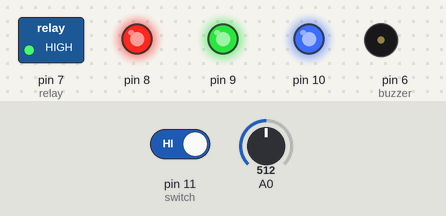
Bench run of a sketch on a simulated Arduino Uno, built with avr-gcc and run on an emulated ATmega328P. Shown: switched loads named in the sketch (green lamp = pin HIGH), output pins drawn as LEDs (lit = HIGH), buzzer (waves = sounding). The test bench sets the inputs (shaded band); at power-on: A0 = 512, pin 11 (switch) HIGH. What the sketch prints to the serial monitor is not drawn.

Above: at 1.3 s.
1.4 s: A0 set to 485
At 3.1 s:
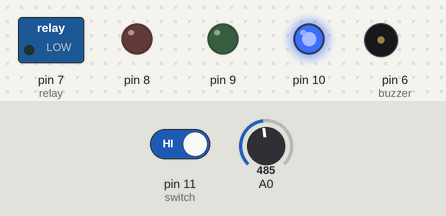
3.5 s: A0 set to 306
At 4.13 s:
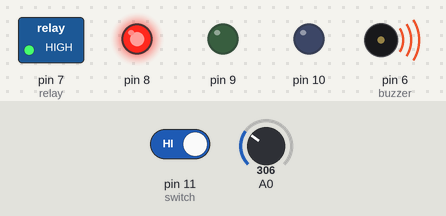
6.5 s: pin 11 (switch) driven LOW
At 7.4 s:
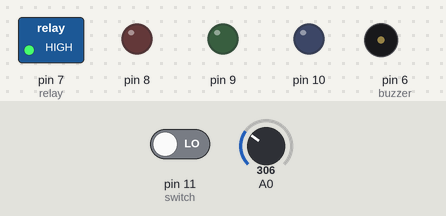
8.5 s: pin 11 (switch) driven HIGH
At 9.4 s:
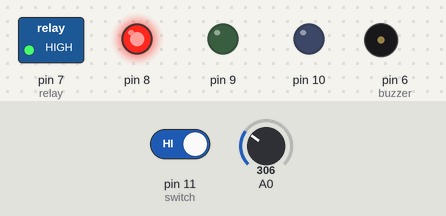
11.5 s: A0 set to 0
At 12.9 s:
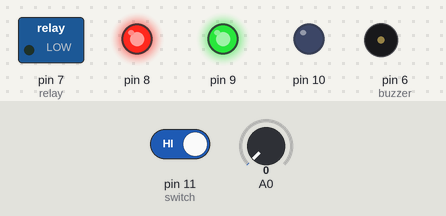
Timing chart, 0 to 14.5 s (numbered marks = the images above; inputs shaded):
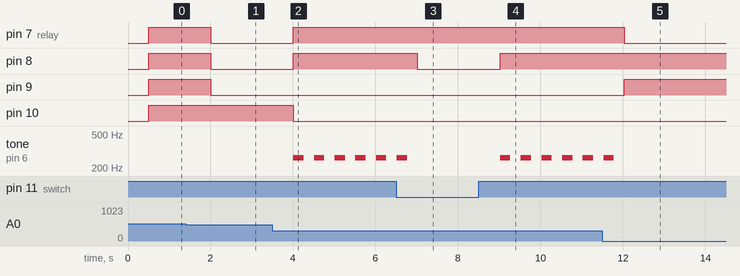

The sketch:

sketch.ino
```cpp
//These values are in the datasheet
#define RT0 10000   // Ω
#define B 3977      // K
//--------------------------------------

#define VCC 5    //Supply voltage
#define R 10000  //R=10KΩ

//Variables
float RT, VR, ln, TX, T0, VRT;
int power;

void setup() {
  Serial.begin(9600);
  T0 = 25 + 273.35;                 //Temperature T0 from datasheet, conversion from Celsius to kelvin
  pinMode(7, OUTPUT);
  pinMode(8, OUTPUT);
  pinMode(9, OUTPUT);
  pinMode(10, OUTPUT);
  pinMode(11, INPUT);
  pinMode(6, OUTPUT);

}

void setColor(int redValue, int greenValue,  int blueValue) {
  analogWrite(8, redValue);
  analogWrite(9,  greenValue);
  analogWrite(10, blueValue);
}

void loop() {
  power = digitalRead(11);
  VRT = analogRead(A0);              //Acquisition analog value of VRT
  VRT = (5.00 / 1024.00) * VRT;      //Conversion to voltage
  VR = VCC - VRT;
  RT = VRT / (VR / R);               //Resistance of RT

  ln = log(RT / RT0);
  TX = (1 / ((ln / B) + (1 / T0))); //Temperature from thermistor

  TX = TX - 273.35;                 //Conversion to Celsius

  Serial.print("Temperature:");
  Serial.print("\t");
  Serial.print(TX);
  Serial.print("C\t");
  Serial.print("Power: ");
  Serial.print(power);
  Serial.print("\t");
  delay(500);
  if(power == 0){   //Power Off i.e. IDLE
    setColor(0, 0, 0);
    digitalWrite(7, HIGH);
    Serial.println("State - IDLE");
  }
  if (power == 1){   //Power on
    setColor(255, 255, 255);
    digitalWrite(7, HIGH);

    if(TX<25.00){   //Heating
      setColor(255,255,0);
      digitalWrite(7,LOW);
      Serial.println("State - Heating");
    }
    if(TX>30.00){  //Overheating
      setColor(255,0,0);
      tone(6, 262, 250);
      digitalWrite(7,HIGH);
      Serial.println("State - Overheating");
    }
    if(TX>=26.00 && TX<28){  //Stablizing
      setColor(0,0,255);
      digitalWrite(7,LOW);
      Serial.println("State - Stablizing");
    }
    if(TX>28 && TX<30){  //Target Reached
      setColor(0,255,0);
      digitalWrite(7,HIGH);
      Serial.println("State - Target Reached");
    }
  }
}
```

Measured:
- the behaviour switches between 501 and 500 on A0 (found by bisection; images 0 and 1)
- after the input at 1.4 s, pin 7 (relay), pin 8, pin 9: HIGH → LOW after 0.60 s
- after the input at 3.5 s, pin 7 (relay), pin 8: LOW → HIGH after 0.51 s; pin 10: HIGH → LOW after 0.51 s; tone on pin 6 (buzzer): alternates 262 Hz for 0.25 s and silent for 0.25 s, starting after 0.51 s
- after the input at 6.5 s, pin 8: HIGH → LOW after 0.52 s; tone on pin 6 (buzzer): goes on until 6.8 s, then stays silent
- after the input at 8.5 s, pin 8: LOW → HIGH after 0.52 s; tone on pin 6 (buzzer): alternates 262 Hz for 0.25 s and silent for 0.25 s, starting after 0.52 s
- after the input at 11.5 s, pin 7 (relay): HIGH → LOW after 0.53 s; pin 9: LOW → HIGH after 0.53 s; tone on pin 6 (buzzer): goes on until 11.8 s, then stays silent
